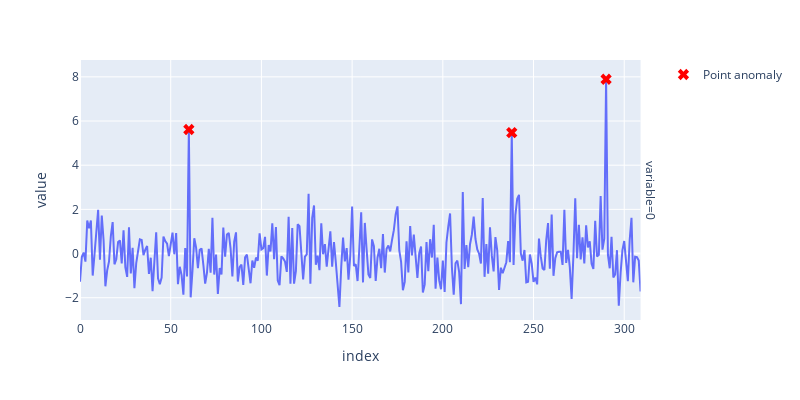

Source (notebook cell):
### Markdown cell above
## Point anomaly detection

### Code cell
df = generate_changing_data(n)
outliers = [60, 238, 290]
df.iloc[outliers] = np.random.uniform(4, 8, (len(outliers), df.shape[1]))
outlier_plot = plot_multivariate_time_series(df)
outlier_plot.add_scatter(
    x=outliers,
    y=df.iloc[outliers, 0],
    mode="markers",
    marker=dict(symbol="x", size=10, color="red"),
    name="Point anomaly",
).update_layout(width=base_width, height=base_height)
outlier_plot.show()

### Figure 1 — Plotly figure (JSON) as saved in the notebook; plotly's stock layout.template omitted (floating-point values rounded to 4 significant figures; data arrays with more than 128 entries replaced by an {"elided": "..."} marker saying what was removed)
{"data": [{"hovertemplate": "variable=0<br>index=%{x}<br>value=%{y}<extra></extra>", "legendgroup": "", "line": {"color": "#636efa", "dash": "solid"}, "marker": {"symbol": "circle"}, "mode": "lines", "name": "", "orientation": "v", "showlegend": false, "type": "scatter", "x": {"elided": "310 int values"}, "xaxis": "x", "y": {"elided": "310 float values"}, "yaxis": "y"}, {"marker": {"color": "red", "size": 10, "symbol": "x"}, "mode": "markers", "name": "Point anomaly", "type": "scatter", "x": [60, 238, 290], "y": [5.615, 5.474, 7.891]}], "layout": {"annotations": [{"font": {}, "showarrow": false, "text": "variable=0", "textangle": 90, "x": 0.98, "xanchor": "left", "xref": "paper", "y": 0.5, "yanchor": "middle", "yref": "paper"}], "height": 400, "legend": {"tracegroupgap": 0}, "margin": {"t": 60}, "width": 800, "xaxis": {"anchor": "y", "domain": [0, 0.98], "title": {"text": "index"}}, "yaxis": {"anchor": "x", "domain": [0, 1], "title": {"text": "value"}}}}
